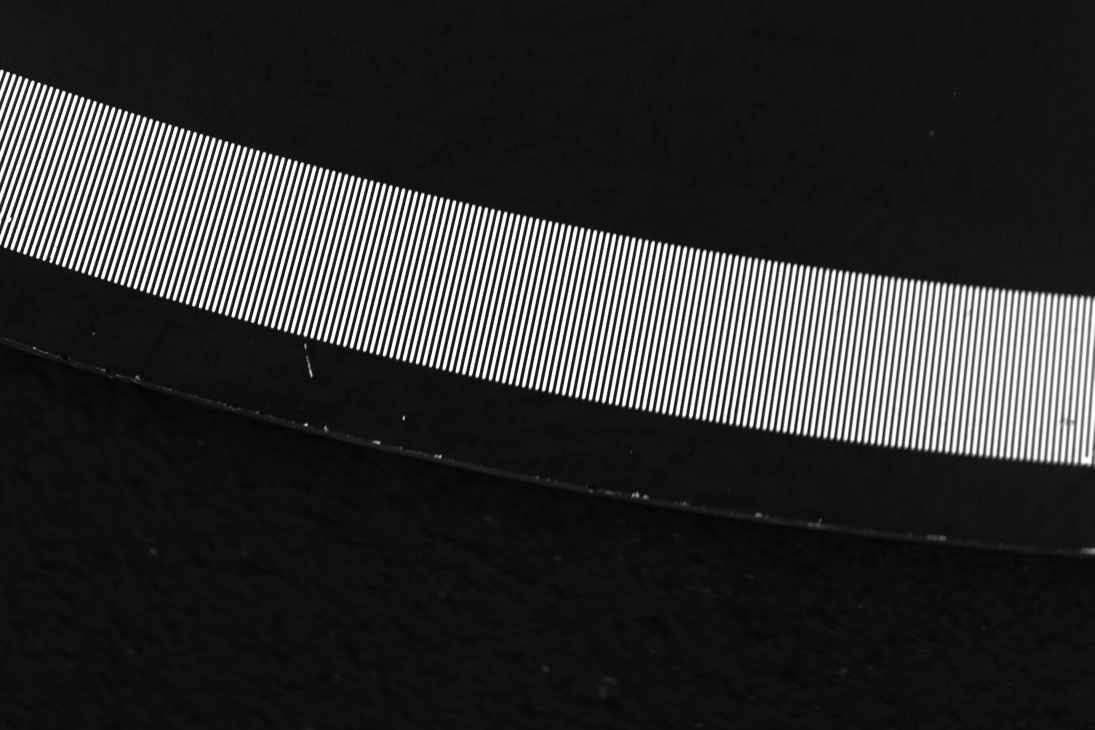
#> input picture practice/day26_assets/ok1.jpg, 5472 x 3648 px, found by its file name (shown at 1/5 size)
$ python day27.py
#> lines starting #> are read from the running program, lines starting #| are printed output that depends on the picture
import cv2
import numpy as np

# ========== 段 0：resize 第一试 ==========
img = cv2.imread("D:/AI/zcode files/vision-lab/practice/day26_assets/ok1.jpg")
#> img is the input picture: shape (3648, 5472, 3); min 3, max 255, mean 49.7
print("原图 shape =", img.shape)
#| 原图 shape = (3648, 5472, 3)
small = cv2.resize(img, (640, 480))
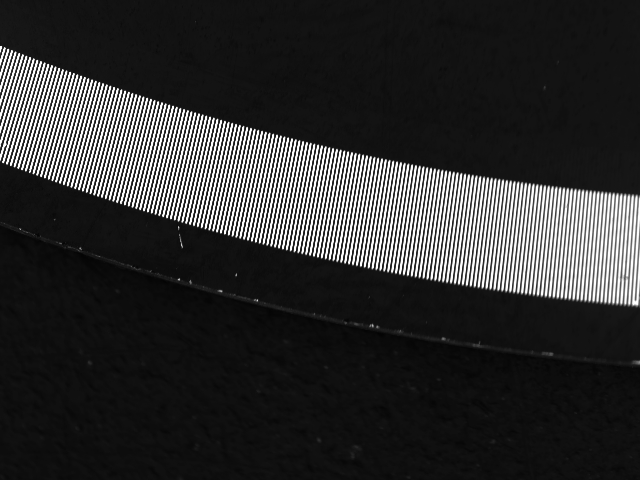
#> small: shape (480, 640, 3); min 3, max 255, mean 49.7
print("resize(img, (640, 480)) 后 shape =", small.shape)    # 报给resize()的尺寸是(宽, 高),.shape是(高, 宽, 通道)!
#| resize(img, (640, 480)) 后 shape = (480, 640, 3)

# ========== 段 1：比例缩放与内存账 ==========
half = cv2.resize(img, None, fx=0.5, fy=0.5)    #None表示不指定尺寸，而是用 fx, fy 来指定缩放比例
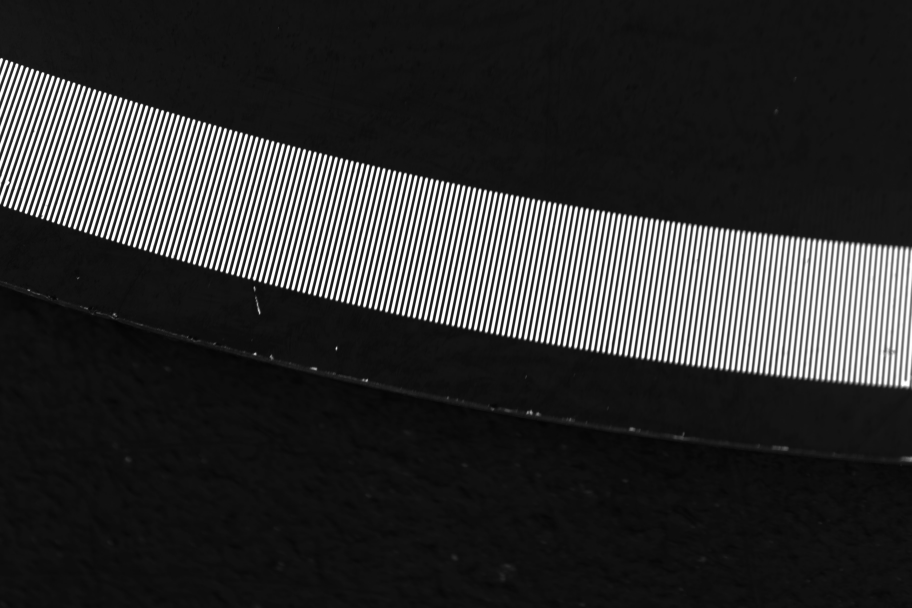
#> half: shape (1824, 2736, 3) (shown at 1/3 size); min 3, max 255, mean 49.8
print("fx=fy=0.5 后 shape =", half.shape)
#| fx=fy=0.5 后 shape = (1824, 2736, 3)
print("half.nbytes =", half.nbytes, " 约合", round(half.nbytes / 1024 / 1024, 1), "MB")
#| half.nbytes = 14971392  约合 14.3 MB
thumb = cv2.resize(img, (640, 480))
print("640x480 nbytes =", thumb.nbytes)
#| 640x480 nbytes = 921600

# ========== 段 2：插值对比 ==========
gh = cv2.imread("D:/AI/zcode files/vision-lab/practice/day26_assets/grace_hopper.jpg")
#> (the run stopped early here; a loop or call above may not have finished)
